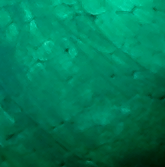
#> input picture computer-vision/python/physics-experiments/calibration_green.png, 165 x 167 px
$ jupyter execute segmentation.ipynb
#> lines starting #> are read from the running program, lines starting #| are printed output that depends on the picture
[cell 1]
import numpy as np
import cv2

# Load the image
right_patch = cv2.imread('calibration_green.png')
#> right_patch is the input picture: shape (167, 165, 3); mean B, G, R 87.1, 122.6, 0.1
left_patch = cv2.imread('calibration_red.png')
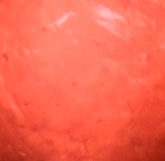
#> input picture computer-vision/python/physics-experiments/calibration_red.png, 165 x 161 px
#> left_patch is the input picture: shape (161, 165, 3); mean B, G, R 81.7, 102.5, 246.8

# crop image to be 161x161 pixels
right_patch = right_patch[0:161, 0:161]
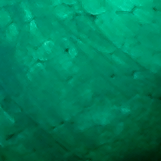
#> right_patch: shape (161, 161, 3); mean B, G, R 89.7, 125.6, 0.1
left_patch = left_patch[0:161, 0:161]
#> left_patch: shape (161, 161, 3)

np.seterr(invalid='ignore')
I_right = right_patch.sum(axis=2)
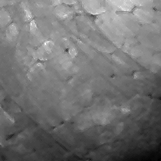
#> I_right: shape (161, 161) uint64; min 32, max 440, mean 215.3; drawn with min black and max white
I_left = left_patch.sum(axis=2)
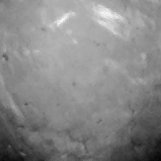
#> I_left: shape (161, 161) uint64; min 186, max 648, mean 432.3; drawn with min black and max white
I_right[I_right == 0] = 100000
I_left[I_left == 0] = 100000

r_right = right_patch[:,:,2] / I_right
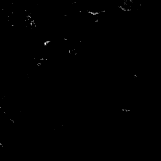
#> r_right: shape (161, 161) float64; min 0, max 0.0932, mean 0.00017; drawn with min black and max white
g_right = right_patch[:,:,1] / I_right
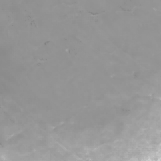
#> g_right: shape (161, 161) float64; min 0.507, max 0.812, mean 0.589

r_left = left_patch[:,:,2] / I_left
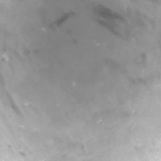
#> r_left: shape (161, 161) float64; min 0.394, max 0.796, mean 0.581
g_left = left_patch[:,:,1] / I_left
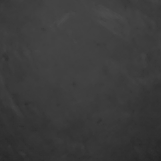
#> g_left: shape (161, 161) float64; min 0.145, max 0.304, mean 0.234

[cell 2]
import matplotlib.pyplot as plt

# Convert the image from BGR to RGB
right_patch = cv2.cvtColor(right_patch, cv2.COLOR_BGR2RGB)
left_patch = cv2.cvtColor(left_patch, cv2.COLOR_BGR2RGB)

[cell 3]
# Display the image
#plt.imshow(left_patch)
#plt.show()

# Concatenate r_left and r_right
r = np.concatenate((r_left, r_right), axis=1).flatten()
g = np.concatenate((g_left, g_right), axis=1).flatten()
# concatenate left patch and right patch
colors = np.concatenate((left_patch, right_patch), axis=1).reshape((left_patch.shape[0] * left_patch.shape[1] * 2, 3))/255

r = r.flatten()
g = g.flatten()
# scatter plot r and g in the same figure
# make the axis values range from 0 to 1
plt.axis([0, 1, 0, 1])
plt.xlabel('r')
plt.ylabel('g')
# change plot title
plt.title('Chromaticity plot of the markers')
# make the axis labels bigger and bold
plt.rc('font', size=16)
plt.rc('axes', titlesize=16)
plt.rc('axes', labelsize=16)
plt.rc('xtick', labelsize=16)
plt.rc('ytick', labelsize=16)
plt.rc('figure', titlesize=16)
# make the points smaller
plt.scatter(r, g, s=16, c=colors, cmap='hsv')
# save the figure
# equalize aspect ratio of plot
plt.gca().set_aspect('equal', adjustable='box')
# save the figure with transparent background
plt.savefig('chromaticity_plot.png', transparent=True)
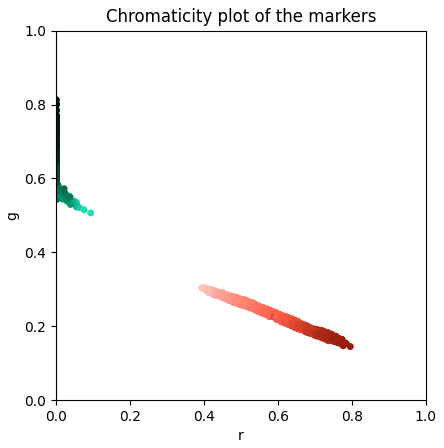
#> figure drawn by matplotlib, 1 panel
plt.show()
